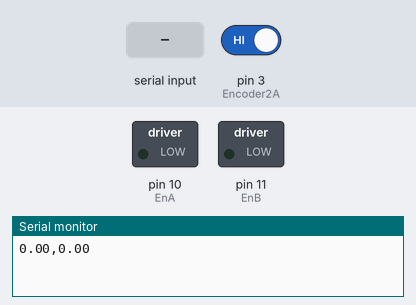
This sketch was run on a simulated Arduino Uno, built with avr-gcc and run on an emulated ATmega328P. On the bench: switched loads named in the sketch (green lamp = pin HIGH), the last lines printed to the serial monitor. The test bench sets the inputs (shaded band); at power-on: pin 3 (Encoder2A) HIGH.

Above: at 1.2 s.
1.3 s: "ap" received over Serial
At 2.5 s:
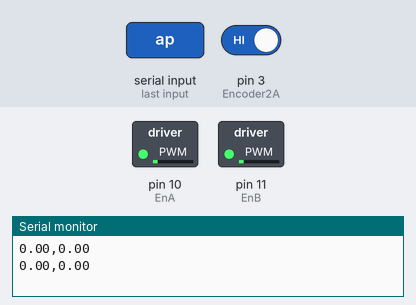
2.8 s: "w90p" received over Serial
At 3.7 s:
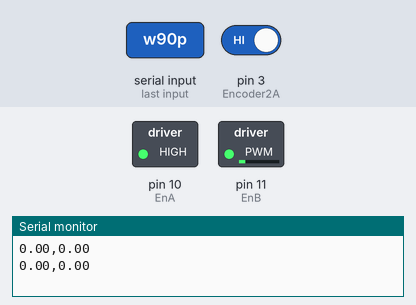
4.3 s: "a,45p" received over Serial
At 4.9 s:
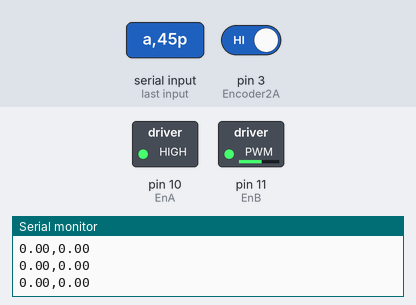
5.8 s: "w,45p" received over Serial
At 7.0 s:
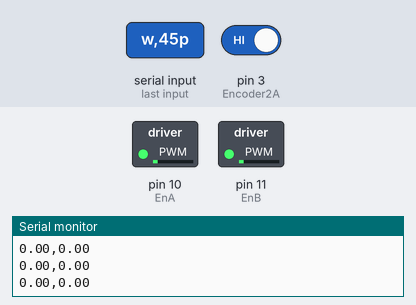
7.3 s: "s90p" received over Serial
At 8.4 s:
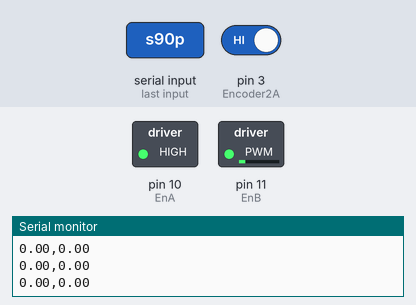
Timing chart, 0 to 9.8 s (numbered marks = the images above; inputs shaded):
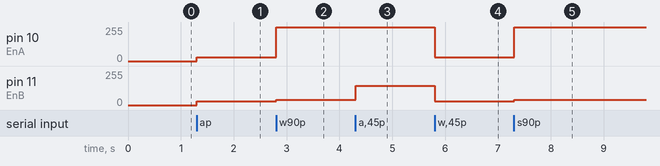

The sketch:

Taller2_real.ino
```cpp
//char inputString[30];
//int stringIndex = 0;
//char letraTeclado;
//int ros2_lineal;
//int ros2_angular;


// Definir pines encoder


#define Encoder1A 5
#define Encoder1B 4
#define Encoder2A 3
#define Encoder2B 2

// Declarar pines
int EnA=10;
int EnB=11;
int inA1=6;
int inA2=7;
int inB1=8;
int inB2=9;

// Declaración de parametros

#define PI 3.1415926535897932384626433832795

// Información de las llantas

int N = 20 ;                                              // # de Ticks del encoder
float diametro = 2*PI*3.25;                                 // Diametro llanta (cm) (2*pi*radio)
float distancia_entre_llantas = 20.5 ;                       // Distancia de las llantas (cm)


// Dirección del encoder (reloj = true , contrareloj = false)
boolean direccion_derecho = true;
boolean direccion_izquierdo = true;


// Variable tick

volatile unsigned ticks_actual = 0;
volatile unsigned ticks_anterior = 0;
volatile unsigned tick = 0;

volatile int tickUno = 0;                                // Contador muestreo encoder derecha
volatile int tickDos = 0;                                // Contador muestreo encoder izquierdo

// Variables odometria
volatile int distancia_central = 0;                      // Dsitancia recorrida central
volatile int  llantaD_distancia = 0;                     // Distancia recorrida llanta derecha
volatile int  llantaI_distancia = 0;                     // Distancia recorrida llanta izquierda

float x = 0;                                            // distancia eje X
float y = 0;                                            // distancia eje Y
float phi = 0;


// Rangos de velocidad y PWM
int velocidad_min = 100;
int velocidad_max = 40;
int pwm_min = 0;
int pwm_max = 255;


void setup() {

  //Datos encoder

  pinMode(Encoder1A , INPUT);
  pinMode(Encoder1B , INPUT);
  pinMode(Encoder2A , INPUT);
  pinMode(Encoder2B , INPUT);

  attachInterrupt(digitalPinToInterrupt(Encoder1A),EncoderUno,RISING);                // Interrupción en el encoder 1
  attachInterrupt(digitalPinToInterrupt(Encoder2A),EncoderDos,RISING);                // Interrupción en el encoder 2

   Serial.begin(9600);
}


// Llanta derecha - encoder

void EncoderUno(){
  int lectura = digitalRead(Encoder1B);
    if(lectura == LOW){
      tickUno++;
      direccion_derecho = false;
    }
    else{
      tickUno--;
      direccion_derecho = true;
    }
}

// Llanta izquierda - encoder

void EncoderDos(){

int lectura = digitalRead(Encoder2B);
    if(lectura == LOW){
      tickDos++;
      direccion_izquierdo = false;
    }
    else{
      tickDos--;
      direccion_izquierdo = true;
    }
}

void loop() {

  // Mover robot

if (true) {
    //    char incomingByte  = Serial.read();
      String input_str=Serial.readStringUntil('p');
     // Serial.println(input_str);

      // Pbtener primer caracter
      char letraTeclado=input_str.charAt(0);

      //obtener velocidades

      String ros2_linealE=input_str.substring(1);
      float ros2_lineal=ros2_linealE.toFloat();
      //Serial.println(ros2_lineal);

      String ros2_angularE=input_str.substring(3);
      float ros2_angular=ros2_angularE.toFloat();
      //Serial.println(ros2_angular);


      // Convertir valores en PWM

      int pwm_angular = map(ros2_angular, 1, 10, pwm_min, pwm_max);
      int pwm_lineal = map(ros2_lineal, 1, 10, pwm_min, pwm_max);
      pwm_angular = -1*pwm_angular;
      pwm_lineal = -1*pwm_lineal;


    switch(letraTeclado) {

      //Adelante

      case 'w':
        //moveForward();
         analogWrite(EnA,pwm_lineal);
         analogWrite(EnB,pwm_lineal);
         digitalWrite(inA1, HIGH);
         digitalWrite(inA2, LOW);
         digitalWrite(inB1, HIGH);
         digitalWrite(inB2, LOW);
        break;

       // Atras
      case 's':
        //moveBackward();
          analogWrite(EnA,pwm_lineal);
          analogWrite(EnB,pwm_lineal);
          digitalWrite(inA1, LOW);
          digitalWrite(inA2, HIGH);
          digitalWrite(inB1, LOW);
          digitalWrite(inB2, HIGH);
        break;

        //Izquierda
      case 'a':
        //turnLeft();
        analogWrite(EnA,pwm_angular);
        analogWrite(EnB,pwm_angular);
        digitalWrite(inA1, LOW);
        digitalWrite(inA2, HIGH);
        digitalWrite(inB1, HIGH);
        digitalWrite(inB2, LOW);
        break;

        //Derecha
      case 'd':
        //turnRight();
          analogWrite(EnA,pwm_angular);
          analogWrite(EnB,pwm_angular);
          digitalWrite(inA1, HIGH);
          digitalWrite(inA2, LOW);
          digitalWrite(inB1, LOW);
          digitalWrite(inB2, HIGH);
        break;

       // Quieto
      case 'q':
        //stopMotors();
        analogWrite(EnA,0);
        analogWrite(EnB,0);
        digitalWrite(inA1, LOW);
        digitalWrite(inA2, LOW);
        digitalWrite(inB1, LOW);
        digitalWrite(inB2, LOW);
        break;
      }
    }


    // Encoder - optometria

    ticks_actual = millis();                                                                           // Muestreo actual

   tick =(double) ticks_actual - ticks_anterior;                                                      // Delta del muestreo

   if ( tick >= 1000) // se asegura el tiempo de muestreo
  {

       llantaD_distancia = diametro*(tickUno/N);                                                     // Calculo para distancia recorrida llanta derecha
       llantaI_distancia = diametro*(tickDos/N);                                                     // Calculo para distancia recorrida llanta izquierda

       distancia_central = ( llantaD_distancia +  llantaI_distancia)/2;                                  // Calculo para distancia recorrida por el punto central

       x = x + distancia_central*cos(phi);                                                               // Calculo para posición x actual
       y = y + distancia_central*sin(phi);                                                               // Calculo para posición y actual

       phi = phi + (( llantaD_distancia -  llantaI_distancia)/distancia_entre_llantas);                  // Posición angular actual
       phi = atan2(sin(phi),cos(phi));                                                                   // Posición angular actual

       ticks_anterior = ticks_actual;                                                                    // Muestreo anterior

       tickUno = 0;
       tickDos = 0;

       Serial.print(x);
       Serial.print(",");
       Serial.println(y);


    }
  }
```

Measured:
- after the input at 1.3 s, pin 10 (EnA), pin 11 (EnB): 0/255 → 28/255 at once
- after the input at 2.8 s, pin 10 (EnA): 28/255 → 255/255 at once; pin 11 (EnB): 28/255 → 39/255 at once
- after the input at 4.3 s, pin 11 (EnB): 39/255 → 143/255 at once
- after the input at 5.8 s, pin 10 (EnA): 255/255 → 28/255 at once; pin 11 (EnB): 143/255 → 28/255 at once
- after the input at 7.3 s, pin 10 (EnA): 28/255 → 255/255 at once; pin 11 (EnB): 28/255 → 39/255 at once
